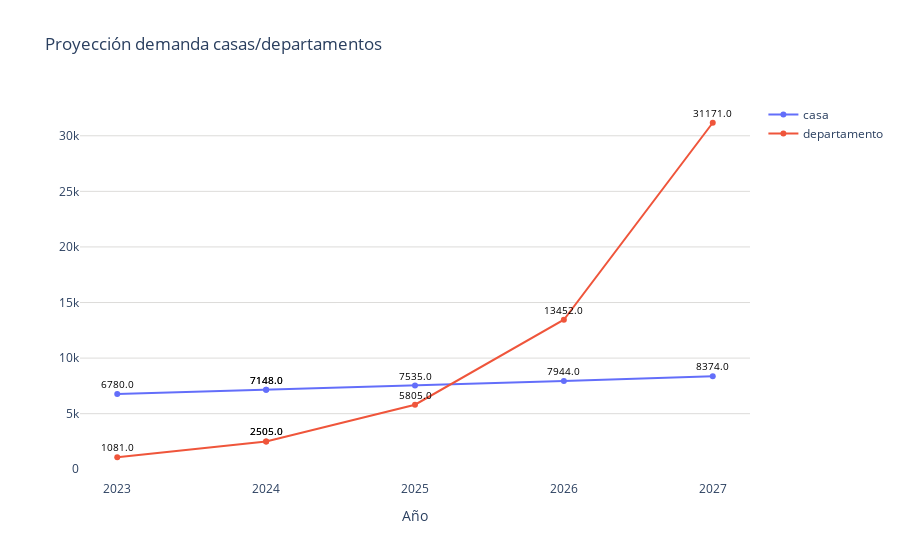

Write notebook code for a chart like this one.
### Code cell
# Datos
años = df_concatenado['año']
tipos = df_concatenado['tipo']
promedios = df_concatenado['promedio']

fig = go.Figure()
# Agregar líneas para cada tipo
for tipo in tipos.unique():
    df_tipo = df_concatenado[df_concatenado['tipo'] == tipo]
    fig.add_trace(go.Scatter(
        x=df_tipo['año'],
        y=df_tipo['promedio'],
        mode='markers+lines',
        name=tipo
    ))

fig.update_layout(
    title='Proyección demanda casas/departamentos',
    yaxis=dict(gridcolor='#dddcda'),
    plot_bgcolor='rgba(0,0,0,0)',  # Color de fondo del gráfico
)
# Modificar las etiquetas del eje x
fig.update_xaxes(
    tickvals=años,  # Establecer las posiciones de las marcas del eje x
    ticktext=años,  # Establecer las etiquetas del eje x
    title='Año'
)
# Agregar etiquetas de texto a los puntos
for trace in fig.data:
    df_tipo = df_concatenado[df_concatenado['tipo'] == trace.name]
    for i, point in enumerate(trace.y):
        fig.add_annotation(
            x=trace.x[i], 
            y=point, 
            text=f'{df_tipo.iloc[i]["promedio"]}', 
            showarrow=False,
            font=dict(color='black', size=10),
            yshift=10
        )

# Exportar gráfica como archivo HTML
#def guardar_grafico_como_html(fig, nombre_archivo, carpeta='graficas'):
    # Crear la carpeta si no existe
   # if not os.path.exists(carpeta):
  #      os.makedirs(carpeta)
    # Gráfica como archivo HTML en la carpeta especificada
 #   pio.write_html(fig, f'{carpeta}/{nombre_archivo}.html')
#guardar_grafico_como_html(fig, 'g_scatt_casasdepart_proyecdemanda_pachuca', carpeta='graficas')

fig.show()

### Figure 1 — Plotly figure (JSON) as saved in the notebook; plotly's stock layout.template omitted (floating-point values rounded to 4 significant figures)
{"data": [{"mode": "markers+lines", "name": "casa", "type": "scatter", "x": [2023, 2024, 2024, 2025, 2026, 2027], "y": [6780, 7148, 7148, 7535, 7944, 8374]}, {"mode": "markers+lines", "name": "departamento", "type": "scatter", "x": [2023, 2024, 2024, 2025, 2026, 2027], "y": [1081, 2505, 2505, 5805, 13452, 31171]}], "layout": {"annotations": [{"font": {"color": "black", "size": 10}, "showarrow": false, "text": "6780.0", "x": 2023, "y": 6780, "yshift": 10}, {"font": {"color": "black", "size": 10}, "showarrow": false, "text": "7148.0", "x": 2024, "y": 7148, "yshift": 10}, {"font": {"color": "black", "size": 10}, "showarrow": false, "text": "7148.0", "x": 2024, "y": 7148, "yshift": 10}, {"font": {"color": "black", "size": 10}, "showarrow": false, "text": "7535.0", "x": 2025, "y": 7535, "yshift": 10}, {"font": {"color": "black", "size": 10}, "showarrow": false, "text": "7944.0", "x": 2026, "y": 7944, "yshift": 10}, {"font": {"color": "black", "size": 10}, "showarrow": false, "text": "8374.0", "x": 2027, "y": 8374, "yshift": 10}, {"font": {"color": "black", "size": 10}, "showarrow": false, "text": "1081.0", "x": 2023, "y": 1081, "yshift": 10}, {"font": {"color": "black", "size": 10}, "showarrow": false, "text": "2505.0", "x": 2024, "y": 2505, "yshift": 10}, {"font": {"color": "black", "size": 10}, "showarrow": false, "text": "2505.0", "x": 2024, "y": 2505, "yshift": 10}, {"font": {"color": "black", "size": 10}, "showarrow": false, "text": "5805.0", "x": 2025, "y": 5805, "yshift": 10}, {"font": {"color": "black", "size": 10}, "showarrow": false, "text": "13452.0", "x": 2026, "y": 13452, "yshift": 10}, {"font": {"color": "black", "size": 10}, "showarrow": false, "text": "31171.0", "x": 2027, "y": 31171, "yshift": 10}], "plot_bgcolor": "rgba(0,0,0,0)", "title": {"text": "Proyección demanda casas/departamentos"}, "xaxis": {"ticktext": [2023, 2024, 2023, 2024, 2024, 2024, 2025, 2025, 2026, 2026, 2027, 2027], "tickvals": [2023, 2024, 2023, 2024, 2024, 2024, 2025, 2025, 2026, 2026, 2027, 2027], "title": {"text": "Año"}}, "yaxis": {"gridcolor": "#dddcda"}}}
